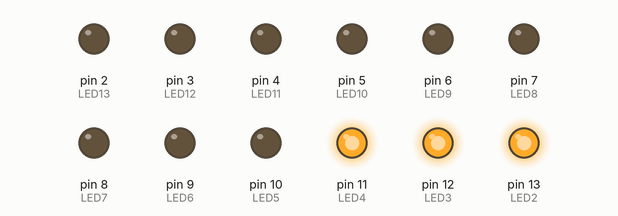
Simulated run of this sketch. Board: Arduino Uno, built with avr-gcc and run on an emulated ATmega328P. Parts: output pins drawn as LEDs (lit = HIGH).

Above: at 0.5 s.
At 5.2 s:
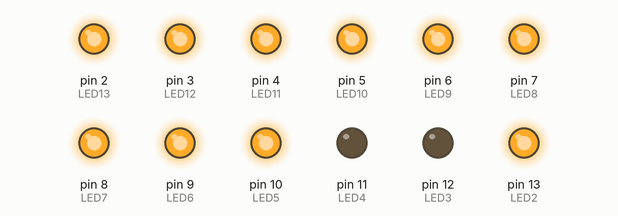
At 7.8 s:
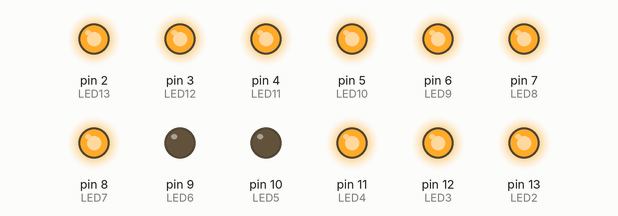
At 15.6 s:
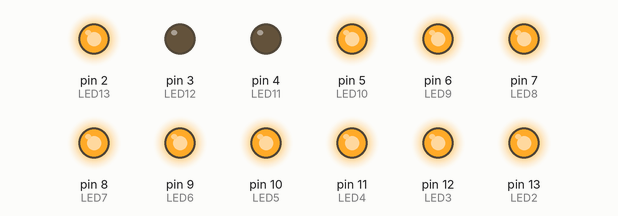
At 27.9 s:
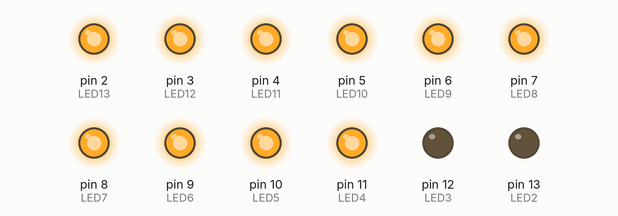
At 38.3 s:
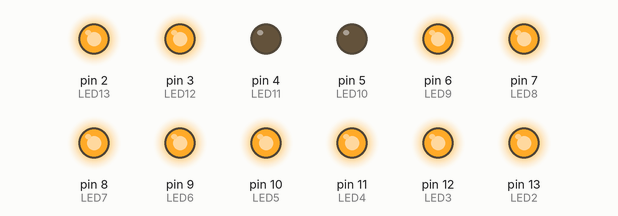
Timing chart, 0 to 40.0 s (numbered marks = the images above):
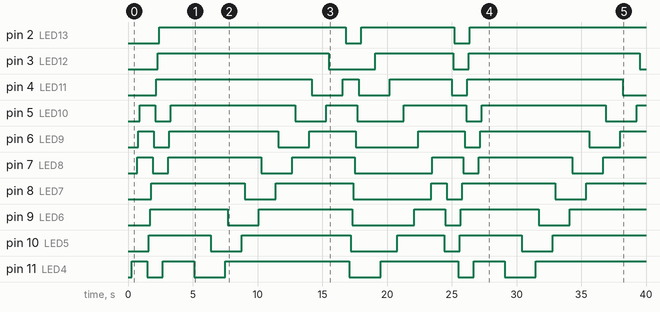

The sketch:

sanchi_arduino.ino
```cpp
int LED2= 13;
int LED3= 12;
int LED4= 11;
int LED5= 10;
int LED6= 9;
int LED7= 8;
int LED8= 7;
int LED9= 6;
int LED10= 5;
int LED11= 4;
int LED12= 3;
int LED13= 2;
void setup() {
  pinMode(LED2, OUTPUT);
  pinMode(LED3, OUTPUT);
  pinMode(LED4, OUTPUT);
  pinMode(LED5, OUTPUT);
  pinMode(LED6, OUTPUT);
  pinMode(LED7, OUTPUT);
  pinMode(LED8, OUTPUT);
  pinMode(LED9, OUTPUT);
  pinMode(LED10, OUTPUT);
  pinMode(LED11, OUTPUT);
  pinMode(LED12, OUTPUT);
  pinMode(LED13, OUTPUT);
}
  void loop(){
  delay(100);
  digitalWrite(LED2, HIGH);
  delay(100);
  digitalWrite(LED3, HIGH);
  delay(100);
  digitalWrite(LED4, HIGH);
  delay(100);
  digitalWrite(LED5, LOW);
  delay(100);
  digitalWrite(LED6, LOW);
  delay(100);
  digitalWrite(LED7, LOW);
  delay(100);
  digitalWrite(LED8, HIGH);
  delay(100);
  digitalWrite(LED9, HIGH);
  delay(100);
  digitalWrite(LED10, HIGH);
  delay(100);
  digitalWrite(LED11, LOW);
  delay(100);
  digitalWrite(LED12, LOW);
  delay(100);
  digitalWrite(LED13, LOW);
    delay(100);


  digitalWrite(LED2, LOW);
  delay(100);
  digitalWrite(LED3, LOW);
  delay(100);
  digitalWrite(LED4, LOW);
  delay(100);
  digitalWrite(LED5, HIGH);
  delay(100);
  digitalWrite(LED6, HIGH);
  delay(100);
  digitalWrite(LED7, HIGH);
  delay(100);
  digitalWrite(LED8, LOW);
  delay(100);
  digitalWrite(LED9, LOW);
  delay(100);
  digitalWrite(LED10, LOW);
  delay(100);
  digitalWrite(LED11, HIGH);
  delay(100);
  digitalWrite(LED12, HIGH);
  delay(100);
  digitalWrite(LED13, HIGH);


    delay(100);
  digitalWrite(LED2, HIGH);
  delay(100);
  digitalWrite(LED3, HIGH);
  delay(100);
  digitalWrite(LED4, HIGH);
  delay(100);
  digitalWrite(LED5, HIGH);
  delay(100);
  digitalWrite(LED6, HIGH);
  delay(100);
  digitalWrite(LED7, HIGH);
  delay(100);
  digitalWrite(LED8, HIGH);
  delay(100);
  digitalWrite(LED9, HIGH);
  delay(100);
  digitalWrite(LED10, HIGH);
  delay(100);
  digitalWrite(LED11, HIGH);
  delay(100);
  digitalWrite(LED12, HIGH);
  delay(100);
  digitalWrite(LED13, HIGH);


    delay(100);
  digitalWrite(LED2, LOW);
  delay(100);
  digitalWrite(LED3, LOW);
  delay(100);
  digitalWrite(LED4, HIGH);
  delay(100);
  digitalWrite(LED5, HIGH);
  delay(100);
  digitalWrite(LED6, HIGH);
  delay(100);
  digitalWrite(LED7, HIGH);
  delay(100);
  digitalWrite(LED8, HIGH);
  delay(100);
  digitalWrite(LED9, HIGH);
  delay(100);
  digitalWrite(LED10, HIGH);
  delay(100);
  digitalWrite(LED11, HIGH);
  delay(100);
  digitalWrite(LED12, HIGH);
  delay(100);
  digitalWrite(LED13, HIGH);


    delay(100);
  digitalWrite(LED2, HIGH);
  delay(100);
  digitalWrite(LED3, LOW);
  delay(100);
  digitalWrite(LED4, LOW);
  delay(100);
  digitalWrite(LED5, HIGH);
  delay(100);
  digitalWrite(LED6, HIGH);
  delay(100);
  digitalWrite(LED7, HIGH);
  delay(100);
  digitalWrite(LED8, HIGH);
  delay(100);
  digitalWrite(LED9, HIGH);
  delay(100);
  digitalWrite(LED10, HIGH);
  delay(100);
  digitalWrite(LED11, HIGH);
  delay(100);
  digitalWrite(LED12, HIGH);
  delay(100);
  digitalWrite(LED13, HIGH);


    delay(100);
  digitalWrite(LED2, HIGH);
  delay(100);
  digitalWrite(LED3, HIGH);
  delay(100);
  digitalWrite(LED4, LOW);
  delay(100);
  digitalWrite(LED5, LOW);
  delay(100);
  digitalWrite(LED6, HIGH);
  delay(100);
  digitalWrite(LED7, HIGH);
  delay(100);
  digitalWrite(LED8, HIGH);
  delay(100);
  digitalWrite(LED9, HIGH);
  delay(100);
  digitalWrite(LED10, HIGH);
  delay(100);
  digitalWrite(LED11, HIGH);
  delay(100);
  digitalWrite(LED12, HIGH);
  delay(100);
  digitalWrite(LED13, HIGH);


    delay(100);
  digitalWrite(LED2, HIGH);
  delay(100);
  digitalWrite(LED3, HIGH);
  delay(100);
  digitalWrite(LED4, HIGH);
  delay(100);
  digitalWrite(LED5, LOW);
  delay(100);
  digitalWrite(LED6, LOW);
  delay(100);
  digitalWrite(LED7, HIGH);
  delay(100);
  digitalWrite(LED8, HIGH);
  delay(100);
  digitalWrite(LED9, HIGH);
  delay(100);
  digitalWrite(LED10, HIGH);
  delay(100);
  digitalWrite(LED11, HIGH);
  delay(100);
  digitalWrite(LED12, HIGH);
  delay(100);
  digitalWrite(LED13, HIGH);


    delay(100);
  digitalWrite(LED2, HIGH);
  delay(100);
  digitalWrite(LED3, HIGH);
  delay(100);
  digitalWrite(LED4, HIGH);
  delay(100);
  digitalWrite(LED5, HIGH);
  delay(100);
  digitalWrite(LED6, LOW);
  delay(100);
  digitalWrite(LED7, LOW);
  delay(100);
  digitalWrite(LED8, HIGH);
  delay(100);
  digitalWrite(LED9, HIGH);
  delay(100);
  digitalWrite(LED10, HIGH);
  delay(100);
  digitalWrite(LED11, HIGH);
  delay(100);
  digitalWrite(LED12, HIGH);
  delay(100);
  digitalWrite(LED13, HIGH);


    delay(100);
  digitalWrite(LED2, HIGH);
  delay(100);
  digitalWrite(LED3, HIGH);
  delay(100);
  digitalWrite(LED4, HIGH);
  delay(100);
  digitalWrite(LED5, HIGH);
  delay(100);
  digitalWrite(LED6, HIGH);
  delay(100);
  digitalWrite(LED7, LOW);
  delay(100);
  digitalWrite(LED8, LOW);
  delay(100);
  digitalWrite(LED9, HIGH);
  delay(100);
  digitalWrite(LED10, HIGH);
  delay(100);
  digitalWrite(LED11, HIGH);
  delay(100);
  digitalWrite(LED12, HIGH);
  delay(100);
  digitalWrite(LED13, HIGH);


    delay(100);
  digitalWrite(LED2, HIGH);
  delay(100);
  digitalWrite(LED3, HIGH);
  delay(100);
  digitalWrite(LED4, HIGH);
  delay(100);
  digitalWrite(LED5, HIGH);
  delay(100);
  digitalWrite(LED6, HIGH);
  delay(100);
  digitalWrite(LED7, HIGH);
  delay(100);
  digitalWrite(LED8, LOW);
  delay(100);
  digitalWrite(LED9, LOW);
  delay(100);
  digitalWrite(LED10, HIGH);
  delay(100);
  digitalWrite(LED11, HIGH);
  delay(100);
  digitalWrite(LED12, HIGH);
  delay(100);
  digitalWrite(LED13, HIGH);


    delay(100);
  digitalWrite(LED2, HIGH);
  delay(100);
  digitalWrite(LED3, HIGH);
  delay(100);
  digitalWrite(LED4, HIGH);
  delay(100);
  digitalWrite(LED5, HIGH);
  delay(100);
  digitalWrite(LED6, HIGH);
  delay(100);
  digitalWrite(LED7, HIGH);
  delay(100);
  digitalWrite(LED8, HIGH);
  delay(100);
  digitalWrite(LED9, LOW);
  delay(100);
  digitalWrite(LED10, LOW);
  delay(100);
  digitalWrite(LED11, HIGH);
  delay(100);
  digitalWrite(LED12, HIGH);
  delay(100);
  digitalWrite(LED13, HIGH);


    delay(100);
  digitalWrite(LED2, HIGH);
  delay(100);
  digitalWrite(LED3, HIGH);
  delay(100);
  digitalWrite(LED4, HIGH);
  delay(100);
  digitalWrite(LED5, HIGH);
  delay(100);
  digitalWrite(LED6, HIGH);
  delay(100);
  digitalWrite(LED7, HIGH);
  delay(100);
  digitalWrite(LED8, HIGH);
  delay(100);
  digitalWrite(LED9, HIGH);
  delay(100);
  digitalWrite(LED10, LOW);
  delay(100);
  digitalWrite(LED11, LOW);
  delay(100);
  digitalWrite(LED12, HIGH);
  delay(100);
  digitalWrite(LED13, HIGH);


    delay(100);
  digitalWrite(LED2, HIGH);
  delay(100);
  digitalWrite(LED3, HIGH);
  delay(100);
  digitalWrite(LED4, HIGH);
  delay(100);
  digitalWrite(LED5, HIGH);
  delay(100);
  digitalWrite(LED6, HIGH);
  delay(100);
  digitalWrite(LED7, HIGH);
  delay(100);
  digitalWrite(LED8, HIGH);
  delay(100);
  digitalWrite(LED9, HIGH);
  delay(100);
  digitalWrite(LED10, HIGH);
  delay(100);
  digitalWrite(LED11, LOW);
  delay(100);
  digitalWrite(LED12, LOW);
  delay(100);
  digitalWrite(LED13, HIGH);


    delay(100);
  digitalWrite(LED2, HIGH);
  delay(100);
  digitalWrite(LED3, HIGH);
  delay(100);
  digitalWrite(LED4, HIGH);
  delay(100);
  digitalWrite(LED5, HIGH);
  delay(100);
  digitalWrite(LED6, HIGH);
  delay(100);
  digitalWrite(LED7, HIGH);
  delay(100);
  digitalWrite(LED8, HIGH);
  delay(100);
  digitalWrite(LED9, HIGH);
  delay(100);
  digitalWrite(LED10, HIGH);
  delay(100);
  digitalWrite(LED11, HIGH);
  delay(100);
  digitalWrite(LED12, LOW);
  delay(100);
  digitalWrite(LED13, LOW);


    delay(100);
  digitalWrite(LED2, HIGH);
  delay(100);
  digitalWrite(LED3, LOW);
  delay(100);
  digitalWrite(LED4, LOW);
  delay(100);
  digitalWrite(LED5, LOW);
  delay(100);
  digitalWrite(LED6, LOW);
  delay(100);
  digitalWrite(LED7, LOW);
  delay(100);
  digitalWrite(LED8, LOW);
  delay(100);
  digitalWrite(LED9, LOW);
  delay(100);
  digitalWrite(LED10, LOW);
  delay(100);
  digitalWrite(LED11, LOW);
  delay(100);
  digitalWrite(LED12, LOW);
  delay(100);
  digitalWrite(LED13, HIGH);


    delay(100);
  digitalWrite(LED2, HIGH);
  delay(100);
  digitalWrite(LED3, HIGH);
  delay(100);
  digitalWrite(LED4, LOW);
  delay(100);
  digitalWrite(LED5, LOW);
  delay(100);
  digitalWrite(LED6, LOW);
  delay(100);
  digitalWrite(LED7, LOW);
  delay(100);
  digitalWrite(LED8, LOW);
  delay(100);
  digitalWrite(LED9, LOW);
  delay(100);
  digitalWrite(LED10, LOW);
  delay(100);
  digitalWrite(LED11, LOW);
  delay(100);
  digitalWrite(LED12, HIGH);
  delay(100);
  digitalWrite(LED13, HIGH);


    delay(100);
  digitalWrite(LED2, HIGH);
  delay(100);
  digitalWrite(LED3, HIGH);
  delay(100);
  digitalWrite(LED4, HIGH);
  delay(100);
  digitalWrite(LED5, LOW);
  delay(100);
  digitalWrite(LED6, LOW);
  delay(100);
  digitalWrite(LED7, LOW);
  delay(100);
  digitalWrite(LED8, LOW);
  delay(100);
  digitalWrite(LED9, LOW);
  delay(100);
  digitalWrite(LED10, LOW);
  delay(100);
  digitalWrite(LED11, HIGH);
  delay(100);
  digitalWrite(LED12, HIGH);
  delay(100);
  digitalWrite(LED13, HIGH);


    delay(100);
  digitalWrite(LED2, HIGH);
  delay(100);
  digitalWrite(LED3, HIGH);
  delay(100);
  digitalWrite(LED4, HIGH);
  delay(100);
  digitalWrite(LED5, HIGH);
  delay(100);
  digitalWrite(LED6, LOW);
  delay(100);
  digitalWrite(LED7, LOW);
  delay(100);
  digitalWrite(LED8, LOW);
  delay(100);
  digitalWrite(LED9, LOW);
  delay(100);
  digitalWrite(LED10, HIGH);
  delay(100);
  digitalWrite(LED11, HIGH);
  delay(100);
  digitalWrite(LED12, HIGH);
  delay(100);
  digitalWrite(LED13, HIGH);


    delay(100);
  digitalWrite(LED2, HIGH);
  delay(100);
  digitalWrite(LED3, HIGH);
  delay(100);
  digitalWrite(LED4, HIGH);
  delay(100);
  digitalWrite(LED5, HIGH);
  delay(100);
  digitalWrite(LED6, HIGH);
  delay(100);
  digitalWrite(LED7, LOW);
  delay(100);
  digitalWrite(LED8, LOW);
  delay(100);
  digitalWrite(LED9, HIGH);
  delay(100);
  digitalWrite(LED10, HIGH);
  delay(100);
  digitalWrite(LED11, HIGH);
  delay(100);
  digitalWrite(LED12, HIGH);
  delay(100);
  digitalWrite(LED13, HIGH);


    delay(100);
  digitalWrite(LED2, HIGH);
  delay(100);
  digitalWrite(LED3, HIGH);
  delay(100);
  digitalWrite(LED4, HIGH);
  delay(100);
  digitalWrite(LED5, HIGH);
  delay(100);
  digitalWrite(LED6, HIGH);
  delay(100);
  digitalWrite(LED7, HIGH);
  delay(100);
  digitalWrite(LED8, HIGH);
  delay(100);
  digitalWrite(LED9, HIGH);
  delay(100);
  digitalWrite(LED10, HIGH);
  delay(100);
  digitalWrite(LED11, HIGH);
  delay(100);
  digitalWrite(LED12, HIGH);
  delay(100);
  digitalWrite(LED13, HIGH);


  }
```

Measured:
- by itself, pin 2 (LED13): goes HIGH 14.4 s, LOW 1.2 s, HIGH 7.2 s, LOW 1.2 s, then HIGH
- by itself, pin 3 (LED12): goes HIGH 13.2 s, LOW 3.6 s, HIGH 6.0 s, LOW 1.2 s, HIGH 13.2 s, then LOW
- by itself, pin 4 (LED11): LOW → HIGH at 2.2 s, → LOW 12.0 s later, → HIGH 2.4 s later, → LOW 1.2 s later, … (8 changes in this stretch)
- by itself, pin 5 (LED10): LOW → HIGH at 0.90 s, → LOW 1.2 s later, → HIGH 1.2 s later, → LOW 9.6 s later, … (11 changes in this stretch)
- by itself, pin 6 (LED9): LOW → HIGH at 0.80 s, → LOW 1.2 s later, → HIGH 1.2 s later, → LOW 8.4 s later, … (11 changes in this stretch)
- by itself, pin 7 (LED8): LOW → HIGH at 0.70 s, → LOW 1.2 s later, → HIGH 1.2 s later, → LOW 7.2 s later, … (11 changes in this stretch)
- by itself, pin 8 (LED7): LOW → HIGH at 1.8 s, → LOW 7.2 s later, → HIGH 2.4 s later, → LOW 6.0 s later, … (9 changes in this stretch)
- by itself, pin 9 (LED6): LOW → HIGH at 1.7 s, → LOW 6.0 s later, → HIGH 2.4 s later, → LOW 7.2 s later, … (9 changes in this stretch)
